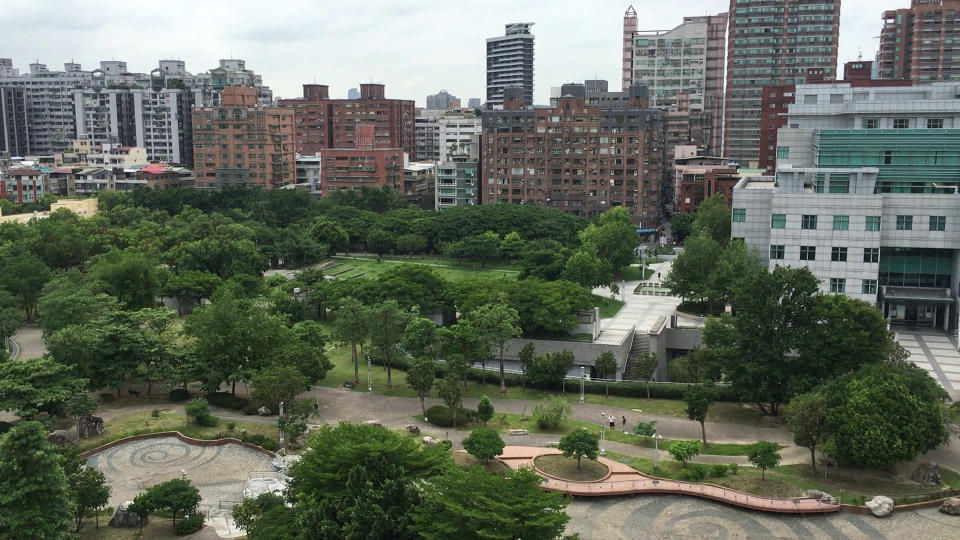
#> input picture tmp/data/frame11.jpg, 1920 x 1080 px (shown at 1/2 size)
$ python oil_painting.py ../data/frame11.jpg 5 5
#> lines starting #> are read from the running program, lines starting #| are printed output that depends on the picture
#> in main, img is the input picture: shape (1080, 1920, 3); mean B, G, R 93.5, 106.8, 99.6
import cv2
import math
import numpy as np
import getopt
import sys
import operator
import concurrent.futures.process
import matplotlib.pyplot as plt
from scipy.ndimage import filters
__debug_level__ = 1
#python2 oil_painting.py Forest-300x225.jpg 3 20

def convert_and_save(image, name):
	# Convert datatype to 8-bit and save
	image_8bit = np.clip(image*255, 0, 255).astype('uint8')
	cv2.imwrite(name, image_8bit)
	return
def debug_messege(obj, level = 1):
	if __debug_level__ >= level :
		print(obj)
	return
def error_messege(obj):
	print('ERR: ' + obj)
	return
def show_image(img, name = 'image'):
	cv2.imshow(name, img)
	cv2.waitKey(0)
	cv2.destroyAllWindows()
	return
def find_value(bin, o, radius, level_of_intensity):
	'''
	Input:
		bin : a matrix (2r * 2r)
		o: (y, x)
		radius: int

	Output:
		the rgb value of the pixel that in the oil painting image
	'''
	r2 = radius**2
	height, width = bin.shape[0], bin.shape[1]
	intensity_count = [ 0 for i in range(0, 255) ]
	averageRGB = np.zeros((1000, 3))
	for i in range(height):
		y2 = (i - o[0])**2
		for j in range(width):
			x2 = (j - o[1])**2
			if x2+y2 <= r2: # in the circle
				r, g, b = int(bin[i, j, 0]), int(bin[i, j, 1]), int(bin[i, j, 2])
				curr_intensity = (int)( float(((r+g+b)/3)*level_of_intensity)/255.0 )
				intensity_count[curr_intensity] += 1
				averageRGB[curr_intensity][0] += r
				averageRGB[curr_intensity][1] += g
				averageRGB[curr_intensity][2] += b

	max_index, max_value = np.argmax(intensity_count), max(intensity_count)
	finalR = int(averageRGB[max_index][0]/max_value)
	finalG = int(averageRGB[max_index][1]/max_value)
	finalB = int(averageRGB[max_index][2]/max_value)
	#print finalR, finalG, finalB
	return finalR, finalG, finalB

def oil_paint(img, radius, level_of_intensity):
	'''
	Input :
		img: the raw image(np.array)
		radius: int
	Output:
		ret: np.array
	'''
#> called with radius = 5, level_of_intensity = 5
	def get_values(t, max, radius):
		if t > radius and t < max - radius:
			ret = t - radius, t + radius, radius
		elif t < radius :
			ret = 0, t + radius, t
		else:
			ret = t-radius, max, radius
		return ret

	height, width, channel = img.shape
#> height = 1080; width = 1920; channel = 3
	new_height, new_width = 640, int(640*width/height)
#> new_height = 640; new_width = 1137
	img = cv2.resize(img, (new_width, new_height), interpolation = cv2.INTER_LINEAR)
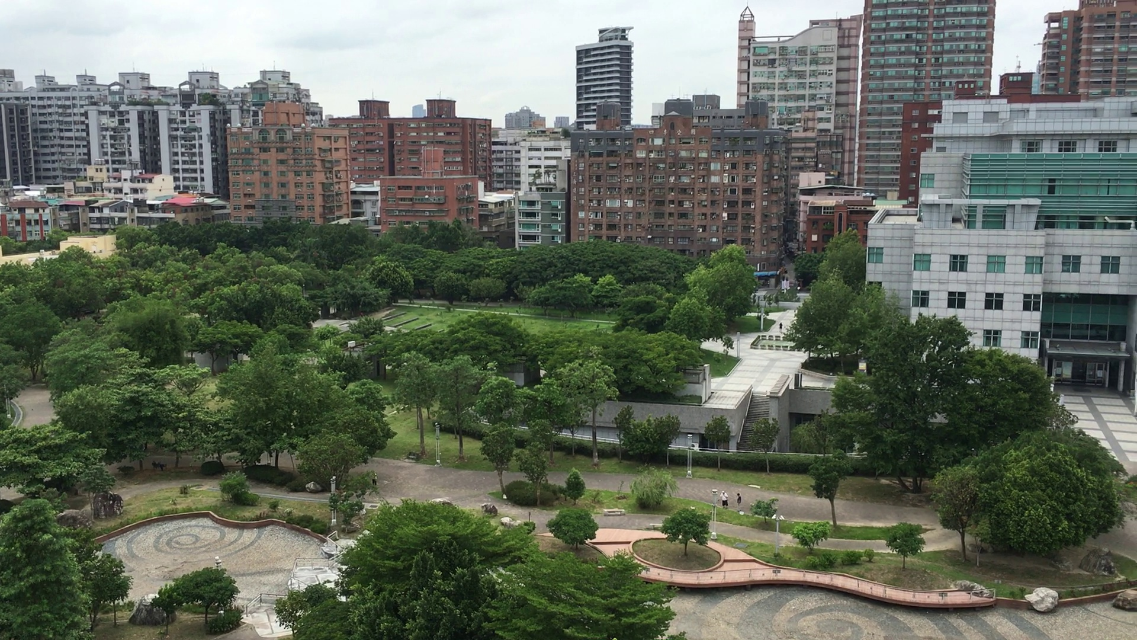
#> img: shape (640, 1137, 3); mean of channels 0, 1, 2 93.4, 106.7, 99.5; drawn as B, G, R
	ret = np.zeros(img.shape)
	img_shape = img.shape
#> img_shape = (640, 1137, 3)
	for y in range(img_shape[0]):
		# range of the bin(y)
		y1, y2 , oy = get_values(y, img_shape[0], radius)
		for x in range(img_shape[1]):

			x1, x2 , ox = get_values(x, img_shape[1], radius)
			bin = img[y1:y2, x1:x2, :]
			o = oy, ox
			ret[y, x,:] = find_value(bin, o, radius, level_of_intensity)
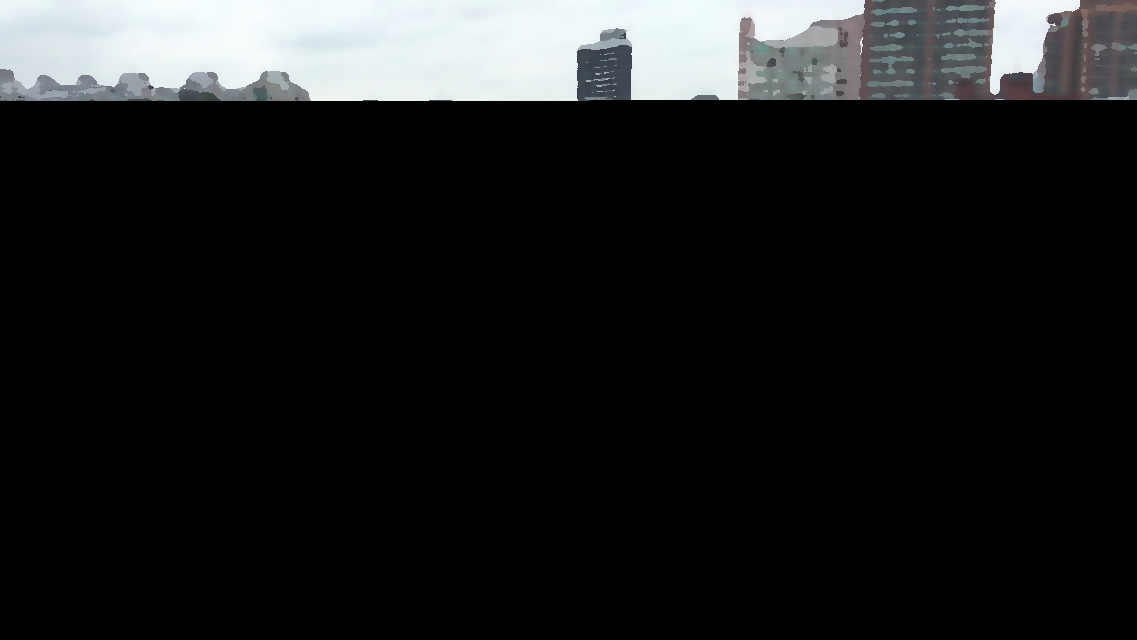
#> ret: shape (640, 1137, 3) float64; mean of channels 0, 1, 2 30.5, 30.2, 29.2; drawn as B, G, R
	ret = cv2.resize(ret, (width, height), interpolation = cv2.INTER_LINEAR)
	ret.astype(np.uint8)
	return ret

def main():
	argv, argc = sys.argv, len(sys.argv)
	name, radius, level_of_intensity = argv[1], int(argv[2]), int(argv[3])
	img = cv2.imread(name)
	oil_painting = oil_paint(img, radius, level_of_intensity)
	#show_image(oil_painting)
	name_partition = name.partition('.')
	str = '_%d_%d'%(radius, level_of_intensity)
	output_name = name_partition[0]+'_oil_painting'+ str +'.'+name_partition[2]
	cv2.imwrite(output_name, oil_painting)

if __name__ == "__main__":
#> (the run stopped early here; a loop or call above may not have finished)
